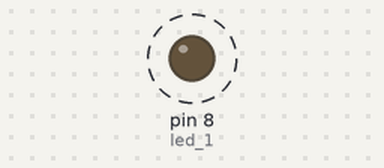
Recording of a sketch running on a simulated Arduino Uno, built with avr-gcc and run on an emulated ATmega328P. Shown: output pins drawn as LEDs (lit = HIGH). Dashed ring = blinking.

Above: at 0.5 s.
Timing chart, 0 to 4.6 s (numbered marks = the images above):
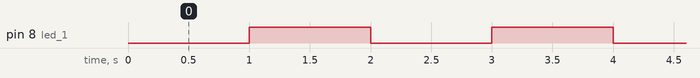

Measured:
- by itself, pin 8 (led_1): alternates HIGH for 1.0 s and LOW for 1.0 s

The sketch:

Millis.ino
```cpp
#define led_1 8
#define INTERVALO 1000
unsigned long tempo = 0;
bool estado = 0;
void setup() {
pinMode (led_1, OUTPUT);
}

void loop() {
unsigned long atual = millis();
if ((atual - tempo) >= INTERVALO) {
  estado = !estado;
  digitalWrite(8, estado);
  tempo = atual;
}

}
```
